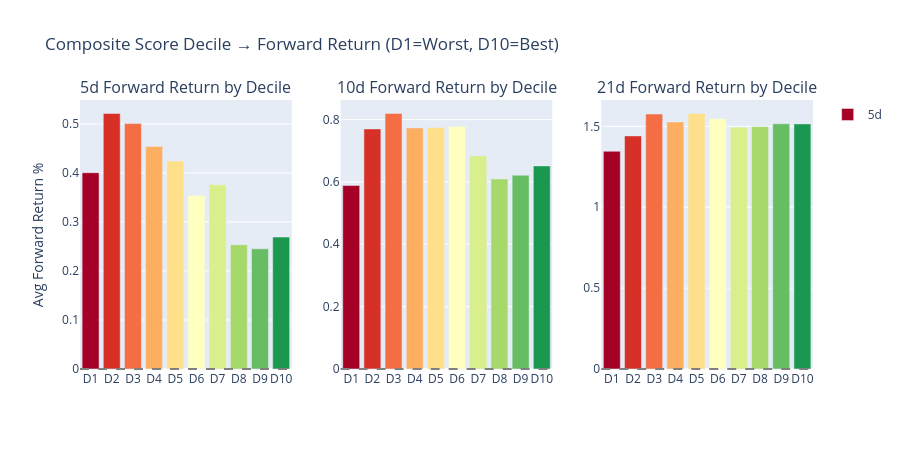

The cell this chart's notebook holds for it:
### Markdown cell above
## 4. Decile analysis — Trend Leadership Score

### Code cell
def decile_returns(factor, fwd_ret, n=10):
    ranked = factor.rank(axis=1, method='first')
    stacked_f = ranked.stack().rename('rank')
    stacked_r = fwd_ret.stack().rename('fwd')
    merged = pd.concat([stacked_f, stacked_r], axis=1).dropna()
    merged['decile_bin'] = merged.groupby(level=0)['rank'].transform(
        lambda s: pd.qcut(s, n, labels=False, duplicates='drop') + 1 if len(s) >= n else np.nan
    )
    merged = merged.dropna(subset=['decile_bin'])
    return merged.groupby('decile_bin')['fwd'].mean() * 100

fig = make_subplots(rows=1, cols=3, subplot_titles=[f'{h}d Forward Return by Decile' for h in FORWARD_PERIODS])
palette = px.colors.diverging.RdYlGn
for col_i, h in enumerate(FORWARD_PERIODS, 1):
    dec = decile_returns(f_trend, fwd_rets[h])
    colors = [palette[int((d - 1) / max(1, N_DECILES - 1) * (len(palette) - 1))] for d in dec.index]
    fig.add_trace(
        go.Bar(x=[f'D{int(d)}' for d in dec.index], y=dec.values, marker_color=colors, name=f'{h}d', showlegend=(col_i == 1)),
        row=1,
        col=col_i
    )
    fig.add_hline(y=0, line_dash='dash', line_color='grey', row=1, col=col_i)

fig.update_layout(title='Trend Score Decile to Forward Return (D1=Worst, D10=Best)', height=450, yaxis_title='Avg Forward Return %')
fig.show()

### Figure 1 — Plotly figure (JSON) as saved in the notebook; plotly's stock layout.template omitted (floating-point values rounded to 4 significant figures)
{"data": [{"marker": {"color": ["rgb(165,0,38)", "rgb(215,48,39)", "rgb(244,109,67)", "rgb(253,174,97)", "rgb(254,224,139)", "rgb(255,255,191)", "rgb(217,239,139)", "rgb(166,217,106)", "rgb(102,189,99)", "rgb(26,152,80)"]}, "name": "5d", "showlegend": true, "type": "bar", "x": ["D1", "D2", "D3", "D4", "D5", "D6", "D7", "D8", "D9", "D10"], "xaxis": "x", "y": [0.4005, 0.5213, 0.5007, 0.4542, 0.4242, 0.354, 0.376, 0.2536, 0.2451, 0.2691], "yaxis": "y"}, {"marker": {"color": ["rgb(165,0,38)", "rgb(215,48,39)", "rgb(244,109,67)", "rgb(253,174,97)", "rgb(254,224,139)", "rgb(255,255,191)", "rgb(217,239,139)", "rgb(166,217,106)", "rgb(102,189,99)", "rgb(26,152,80)"]}, "name": "10d", "showlegend": false, "type": "bar", "x": ["D1", "D2", "D3", "D4", "D5", "D6", "D7", "D8", "D9", "D10"], "xaxis": "x2", "y": [0.5885, 0.7701, 0.8195, 0.7732, 0.7746, 0.778, 0.6836, 0.6095, 0.6216, 0.6514], "yaxis": "y2"}, {"marker": {"color": ["rgb(165,0,38)", "rgb(215,48,39)", "rgb(244,109,67)", "rgb(253,174,97)", "rgb(254,224,139)", "rgb(255,255,191)", "rgb(217,239,139)", "rgb(166,217,106)", "rgb(102,189,99)", "rgb(26,152,80)"]}, "name": "21d", "showlegend": false, "type": "bar", "x": ["D1", "D2", "D3", "D4", "D5", "D6", "D7", "D8", "D9", "D10"], "xaxis": "x3", "y": [1.346, 1.441, 1.576, 1.527, 1.579, 1.548, 1.495, 1.498, 1.516, 1.515], "yaxis": "y3"}], "layout": {"annotations": [{"font": {"size": 16}, "showarrow": false, "text": "5d Forward Return by Decile", "x": 0.1444, "xanchor": "center", "xref": "paper", "y": 1, "yanchor": "bottom", "yref": "paper"}, {"font": {"size": 16}, "showarrow": false, "text": "10d Forward Return by Decile", "x": 0.5, "xanchor": "center", "xref": "paper", "y": 1, "yanchor": "bottom", "yref": "paper"}, {"font": {"size": 16}, "showarrow": false, "text": "21d Forward Return by Decile", "x": 0.8556, "xanchor": "center", "xref": "paper", "y": 1, "yanchor": "bottom", "yref": "paper"}], "height": 450, "shapes": [{"line": {"color": "grey", "dash": "dash"}, "type": "line", "x0": 0, "x1": 1, "xref": "x domain", "y0": 0, "y1": 0, "yref": "y"}, {"line": {"color": "grey", "dash": "dash"}, "type": "line", "x0": 0, "x1": 1, "xref": "x2 domain", "y0": 0, "y1": 0, "yref": "y2"}, {"line": {"color": "grey", "dash": "dash"}, "type": "line", "x0": 0, "x1": 1, "xref": "x3 domain", "y0": 0, "y1": 0, "yref": "y3"}], "title": {"text": "Composite Score Decile → Forward Return (D1=Worst, D10=Best)"}, "xaxis": {"anchor": "y", "domain": [0, 0.2889]}, "xaxis2": {"anchor": "y2", "domain": [0.3556, 0.6444]}, "xaxis3": {"anchor": "y3", "domain": [0.7111, 1]}, "yaxis": {"anchor": "x", "domain": [0, 1], "title": {"text": "Avg Forward Return %"}}, "yaxis2": {"anchor": "x2", "domain": [0, 1]}, "yaxis3": {"anchor": "x3", "domain": [0, 1]}}}
